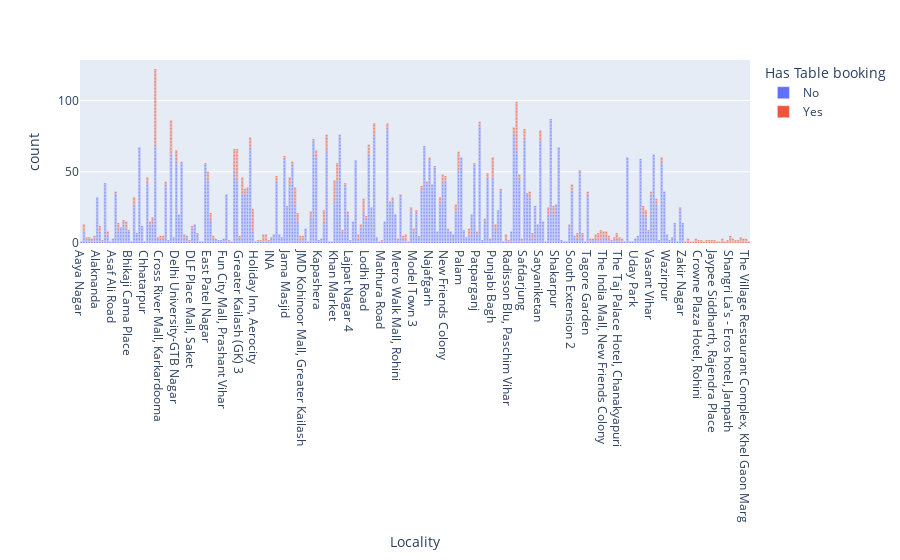

Notebook code for this chart:
### Markdown cell above
# Highest number of resturents under zomato sevies in New dehli with online booking

### Code cell
fig = px.bar(N, 
                   x=N.Locality, 
                   #marginal='box', 
                   color=N['Has Table booking'],
             #y=k.Locality.value_counts().head(10).index, 
                   #color_discrete_sequence=['Grey', 'Red','Orange','Yellow','Green',"Darkgreen"], 
                   title='')
fig.update_layout(bargap=0.1)
fig.show()

### Figure 1 — Plotly figure (JSON) as saved in the notebook; plotly's stock layout.template omitted (floating-point values rounded to 4 significant figures; data arrays with more than 128 entries replaced by an {"elided": "..."} marker saying what was removed)
{"data": [{"alignmentgroup": "True", "hovertemplate": "Has Table booking=No<br>Locality=%{x}<br>count=%{y}<extra></extra>", "legendgroup": "No", "marker": {"color": "#636efa", "pattern": {"shape": ""}}, "name": "No", "offsetgroup": "No", "orientation": "v", "showlegend": true, "textposition": "auto", "type": "bar", "x": {"elided": "4758 str values"}, "xaxis": "x", "y": {"elided": "4758 int values"}, "yaxis": "y"}, {"alignmentgroup": "True", "hovertemplate": "Has Table booking=Yes<br>Locality=%{x}<br>count=%{y}<extra></extra>", "legendgroup": "Yes", "marker": {"color": "#EF553B", "pattern": {"shape": ""}}, "name": "Yes", "offsetgroup": "Yes", "orientation": "v", "showlegend": true, "textposition": "auto", "type": "bar", "x": {"elided": "715 str values"}, "xaxis": "x", "y": {"elided": "715 int values"}, "yaxis": "y"}], "layout": {"bargap": 0.1, "barmode": "relative", "legend": {"title": {"text": "Has Table booking"}, "tracegroupgap": 0}, "margin": {"t": 60}, "xaxis": {"anchor": "y", "domain": [0, 1], "title": {"text": "Locality"}}, "yaxis": {"anchor": "x", "domain": [0, 1], "title": {"text": "count"}}}}
